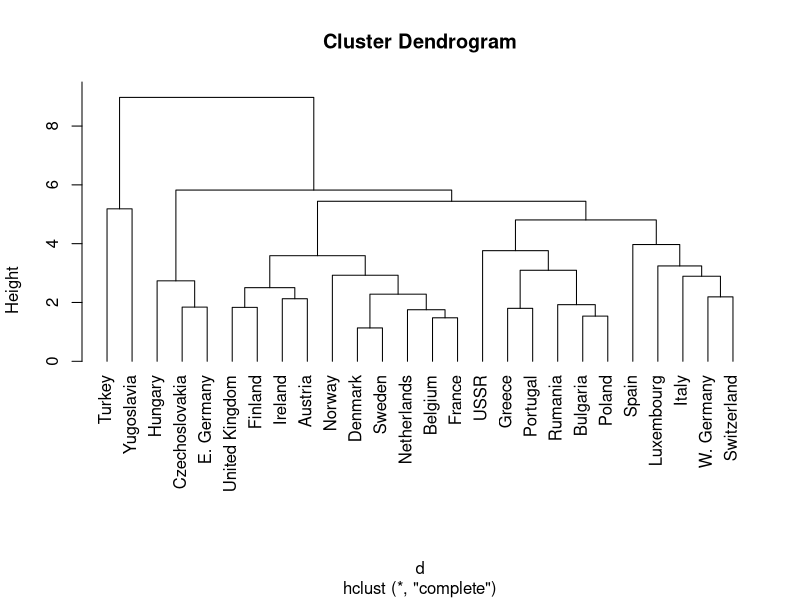
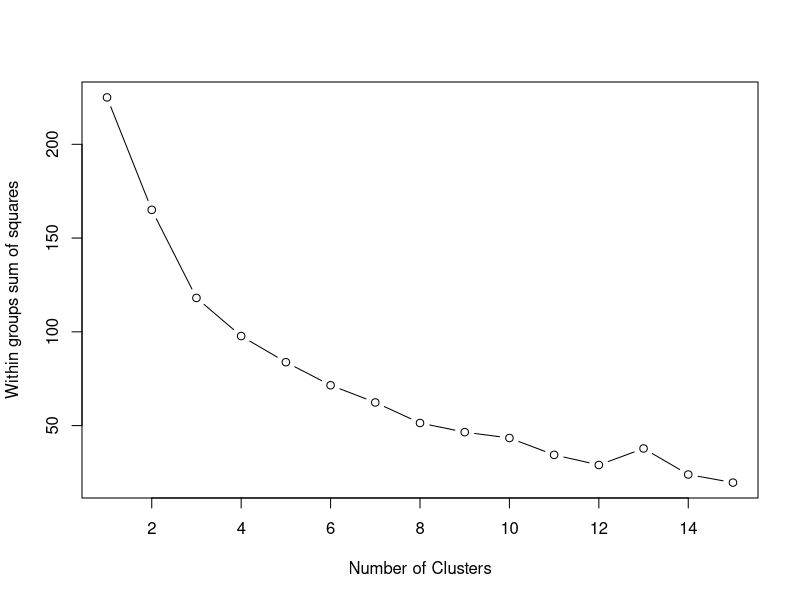
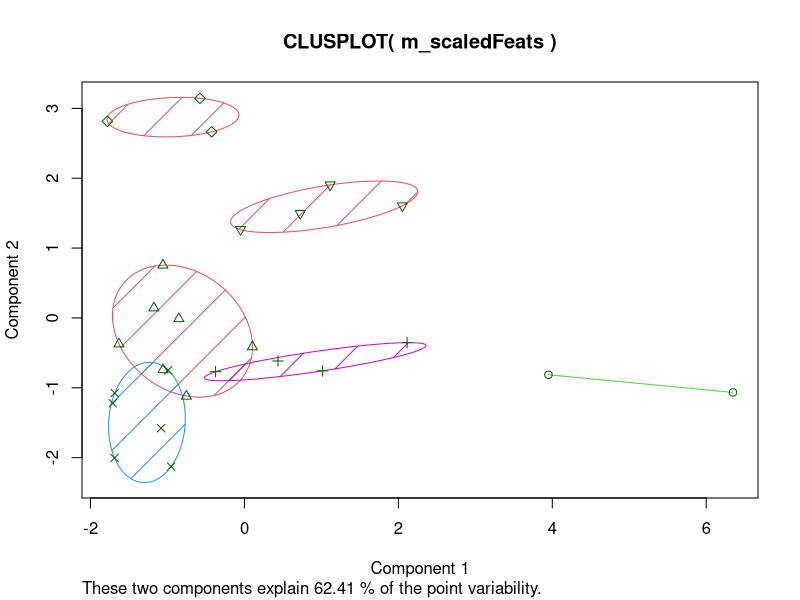

These figures' R source, in order:
library("cluster")
library("ape")
m_data <- read.table("EuropeanJobs.txt", sep = '\t', header=TRUE)

v_names <- m_data[,1]
m_features <- m_data[,-1]
m_scaledFeats <- scale(m_features)
names(m_scaledFeats) <- v_names

##### Part1 ########
############# Dendograms for differentclustering types
d <- dist(m_scaledFeats, method = "euclidean") # distance matrix
fit <- hclust(d, method="complete")
fit$labels <- v_names
plot(fit, hang = -1) # display dendogram

# using phylo
#ph <- as.phylo(hclust(d))
#plot(ph,type="fan")
#######
#groups <- cutree(fit, k=5) # cut tree into 5 clusters
# draw dendogram with red borders around the 5 clusters 
#rect.hclust(fit, k=5, border="red")

##### Part2 ########
########### KMeans with error chart for different K

 wss <- (nrow(m_scaledFeats)-1)*sum(apply(m_scaledFeats,2,var))
for (i in 2:15)
  wss[i] <- sum(kmeans(m_scaledFeats,
                                      centers=i)$withinss)
plot(1:15, wss, type="b", xlab="Number of Clusters", ylab="Within groups sum of squares")

## kmeans with plot for clusters 
nclus <- 6
model <- kmeans ( m_scaledFeats , nclus )
colr <- c( "red" , "green", "blue", "yellow")
clusplot ( m_scaledFeats , model$cluster , color=TRUE, shade=TRUE, labels=0, lines=0)